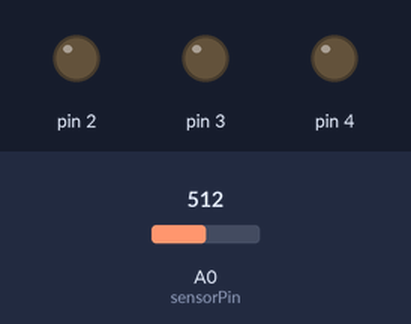
Bench run of a sketch on a simulated Arduino Uno, built with avr-gcc and run on an emulated ATmega328P. On the bench: output pins drawn as LEDs (lit = HIGH). The test bench sets the inputs (shaded band); at power-on: A0 (sensorPin) = 512. What the sketch prints to the serial monitor is not drawn.

Above: at 0.1 s.
At 0.6 s:
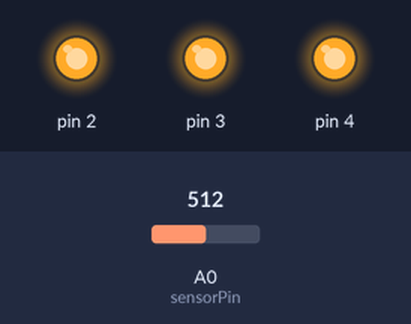
Timing chart, 0 to 2.1 s (numbered marks = the images above):
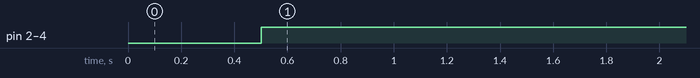

Measured:
- by itself, pin 2–4: LOW → HIGH at 0.50 s

The sketch:

Project_03-LoveOMeter.ino
```cpp
const int sensorPin = A0;
const float baselineTemp = 20.0;

void setup(){
  Serial.begin(9600);
  for(int pinNumber = 2; pinNumber<5; pinNumber++){
  pinMode(pinNumber,OUTPUT);
  digitalWrite(pinNumber, LOW);
  }
}

void loop(){
  int sensorVal=analogRead(sensorPin);
  Serial.print("Sensor Volue:");
  Serial.print(sensorVal);

  float voltage=(sensorVal/1024.0)*5.0;
  Serial.print(", Volts:");
  Serial.print(voltage);
  Serial.print(", degrees C:");

  float temperature = voltage / 0.01;
  Serial.println(temperature);
  delay(500);

  if(temperature<baselineTemp){
    digitalWrite(2,LOW);
    digitalWrite(3,LOW);
    digitalWrite(4,LOW);
  }else if(temperature>=baselineTemp+2 && temperature<baselineTemp+4){
    digitalWrite(2,HIGH);
    digitalWrite(3,LOW);
    digitalWrite(4,LOW);
  }else if(temperature>=baselineTemp+4 && temperature<baselineTemp+6){
    digitalWrite(2,HIGH);
    digitalWrite(3,HIGH);
    digitalWrite(4,LOW);
  }else if(temperature>=baselineTemp+6){
    digitalWrite(2,HIGH);
    digitalWrite(3,HIGH);
    digitalWrite(4,HIGH);
  }
  delay(500);
}
```
